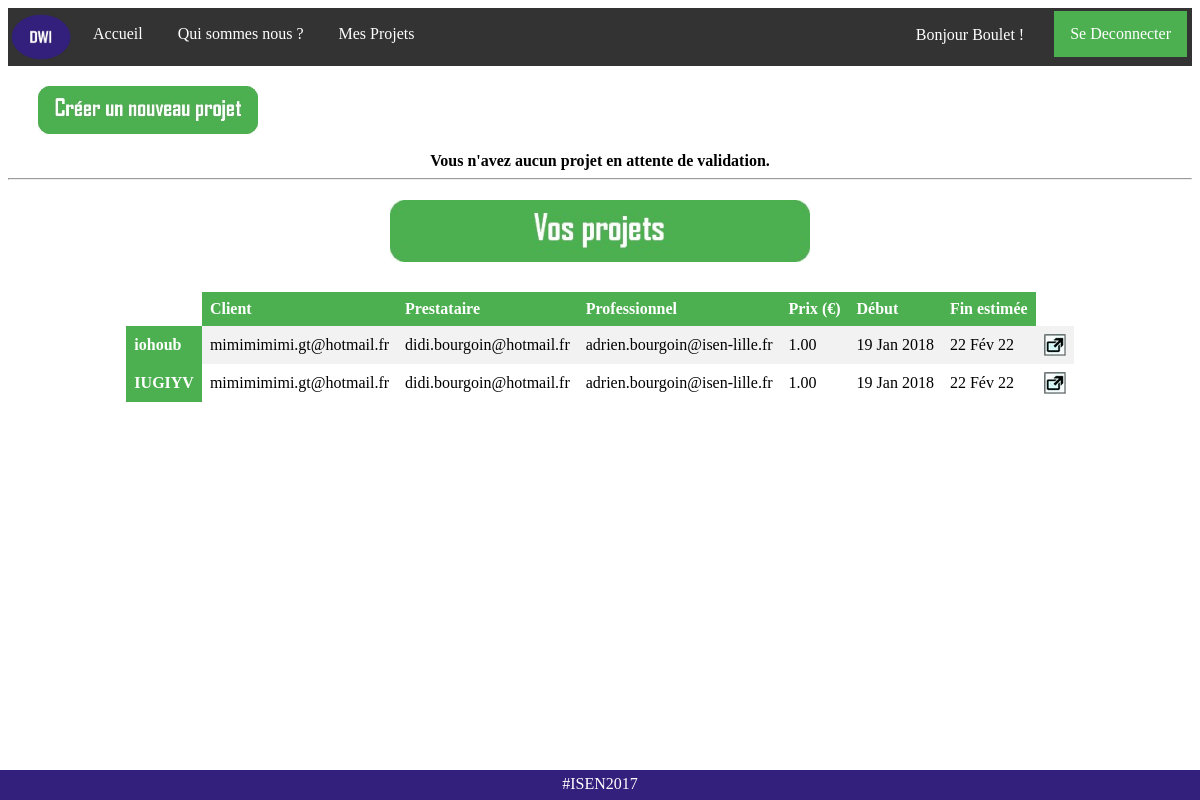
The page /connected (signed in) on the database its author committed.
### TheSafeDeal_NoAdmin/models.py (models this page shows, shortened)
class CustomUser(AbstractUser):
    typeUser = models.CharField(max_length=30, choices=TYPE_USER,null=False, blank=False)
    projet = models.CharField(max_length=32, blank=True)
    email = models.EmailField(verbose_name='email address',max_length=255,unique=True,)
    def get_projects_list(self):
    	if self.projet == "" :
    		return []
    	else:
    		result = self.projet.split(';')
    		result.remove("")
    		return result
    def get_validated_projects_list(self):
    	user_type = self.typeUser
    	projects_list = self.get_projects_list()
    	validated_projects = []
    	unvalidated_projects = []
    	if len(projects_list) == 0:
    		return [],[]
    	for key_project in projects_list:
    		if user_type == 'Prestataire':
    			if Projet.objects.get(key=key_project).isValidate_Prestataire :
    				validated_projects.append(Projet.objects.get(key=key_project))
    			elif not Projet.objects.get(key=key_project).isValidate_Prestataire :
    				unvalidated_projects.append(Projet.objects.get(key=key_project))
    		elif user_type == 'Professionnel':
    			if Projet.objects.get(key=key_project).isValidate_Professionnel :
    				validated_projects.append(Projet.objects.get(key=key_project))
    			elif not Projet.objects.get(key=key_project).isValidate_Professionnel :
    				unvalidated_projects.append(Projet.objects.get(key=key_project))
    		elif user_type == 'Client':
    			if Projet.objects.get(key=key_project).isValidate_Client :
    				validated_projects.append(Projet.objects.get(key=key_project))
    			elif not Projet.objects.get(key=key_project).isValidate_Client :
    				unvalidated_projects.append(Projet.objects.get(key=key_project))
    	return validated_projects,unvalidated_projects

class Projet(models.Model):
	titre = models.CharField(max_length=200)
	key = models.CharField(max_length=32, unique=True)
	prestataire = models.TextField(max_length=150, blank=True)
	client = models.TextField(max_length=150)
	professionnel = models.TextField(max_length=150)
	date_debut = models.DateTimeField(auto_now_add = True, auto_now=False)
	date_fin = models.DateTimeField(auto_now = False, blank = False)
	description = models.TextField()
	prix = models.DecimalField(max_digits=9, decimal_places=2)
	isValidate_Prestataire = models.BooleanField(default=False)
	isValidate_Professionnel = models.BooleanField(default=False)
	isValidate_Client = models.BooleanField(default=False)
	REQUIERED_FIELDS = []

### TheSafeDeal_NoAdmin/views.py (the view, shortened to what this page needs)
# urls.py: url(r'^connected$', views.connected, name='connected'),
def connected(request):
    user = request.user
    if user.is_authenticated() :
        utilisateur = CustomUser.objects.get(username=request.user)
        validated_projects = utilisateur.get_validated_projects_list()[0]
        unvalidated_projects = utilisateur.get_validated_projects_list()[1]
        if request.method == "POST":
            form = NewProjectForm(request.POST)
            if form.is_valid():
                cleaned_info = form.cleaned_data
                new_project = form.save(commit=False)
                new_project.key = get_random_string(length=32)
                new_project.date_debut = timezone.now()
                if utilisateur.email != cleaned_info['client'] and utilisateur.email != cleaned_info['professionnel'] and utilisateur.email != cleaned_info['prestataire'] :
                    error = "Vous ne pouvez pas créer un projet sans en faire partie! Voyons..."
                    return render(request, 'connected.html',{'form':form, 'error': error, 'validated_projects':validated_projects, 'unvalidated_projects':unvalidated_projects})
                if CustomUser.objects.filter(email = cleaned_info['client']).exists() and CustomUser.objects.filter(email = cleaned_info['professionnel']).exists():
                    if cleaned_info['prestataire'] == '':
                        cli = CustomUser.objects.get(email = cleaned_info['client'])
                        pro = CustomUser.objects.get(email = cleaned_info['professionnel'])
                        if cli.typeUser == 'Client' and pro.typeUser == 'Professionnel':
                            new_project.save()
                            cli.add_project(new_project.key)
                            pro.add_project(new_project.key)
                            os.mkdir(settings.MEDIA_ROOT+"/"+new_project.key)
                            return redirect(connected)
                        else:
                            error = "Oups! L'adresse email entrée du Professionnel ou Client ne correpond pas à la bonne personne!"
                            return render(request, 'connected.html',{'form':form, 'error': error, 'validated_projects':validated_projects, 'unvalidated_projects':unvalidated_projects})
                    else:
                        if CustomUser.objects.filter(email = cleaned_info['prestataire']).exists():
                            pre = CustomUser.objects.get(email = cleaned_info['prestataire'])
                            pro = CustomUser.objects.get(email = cleaned_info['professionnel'])
                            cli = CustomUser.objects.get(email = cleaned_info['client'])
                            if pre.typeUser == 'Prestataire' and pro.typeUser == 'Professionnel' and cli.typeUser == 'Client':
                                new_project.save()
                                pre.add_project(new_project.key)
                                pro.add_project(new_project.key)
                                cli.add_project(new_project.key)
                                os.mkdir(settings.MEDIA_ROOT+"/"+new_project.key)
                                return redirect(connected)
                            else:
                                error = "Oups! L'adresse email entrée du Professionnel ou Prestataire ou Client ne correpond pas à la bonne entité !"
                                return render(request, 'connected.html',{'form':form, 'error': error, 'validated_projects':validated_projects, 'unvalidated_projects':unvalidated_projects})
                        else:
                            error = "Le Prestataire n'est pas enregistré à cette adresse mail, veuillez réessayer."
                            return render(request, 'connected.html',{'form':form, 'error': error, 'validated_projects':validated_projects, 'unvalidated_projects':unvalidated_projects})
                else:
                    if not CustomUser.objects.filter(email = cleaned_info['client']).exists():
                        error = "Le Client n'est pas enregistré à cette adresse mail, veuillez recréer le projet."
                    elif not CustomUser.objects.filter(email = cleaned_info['professionnel']).exists():
                        error = "Le Professionnel n'est pas enregistré à cette adresse mail, veuillez recréer le projet."
                    return render(request, 'connected.html',{'form':form, 'error': error, 'validated_projects':validated_projects, 'unvalidated_projects':unvalidated_projects})
        else:
            form = NewProjectForm()
        return render(request, 'connected.html',{'form':form, 'user':request.user, 'validated_projects':validated_projects, 'unvalidated_projects':unvalidated_projects})
    else:
        form = NewProjectForm()
    return render(request, 'connected.html',{'form':form, 'user':request.user})

### TheSafeDeal_NoAdmin/templates/connected.html (shortened to what this page needs)
{% load staticfiles %}
<html>
<head>
        <link rel="stylesheet" href="{% static 'css/connected.css' %}" />
</head>
<body>
<ul>
  <li><img src="{% static 'img/logo.jpg' %}" title="Deal With It"></li>
  <li><a href="{% url 'home' %}">Accueil</a></li>
  <li><a href="{% url 'about' %}">Qui sommes nous ?</a></li>
  {% if user.is_authenticated %}
   <li><a href="{% url 'connected' %}">Mes Projets {{ use }}</a></li>
  {% endif %}
  {% if user.is_authenticated %}
  <li style="float:right;padding-right: 5px"><a class="active" href="{% url 'logout' %}">Se Deconnecter</a></li>
  <li style="float:right;padding-right: 30px;margin-top: 15px;color:white">Bonjour {{ user.username }} !</li>
  {% endif %}
</ul>
{% if user.is_authenticated %}
<div style="background-color: white;height: auto;padding-left: 30px;padding-top: 20px">
	<img src="{% static 'img/new_project.jpg' %}" class="new_project" onclick="display_form()"/>
</div>
<center>
{% if unvalidated_projects|length == 0 %}
<br />
<strong>Vous n'avez aucun projet en attente de validation.</strong>
{% endif %}
{% if validated_projects|length != 0 %}
<hr>
<div class="projet">
	<img src="{% static 'img/your_projects.jpg' %}" class="waiting_project"/>
	<table>
		<tr>
	     <td></td>
	     <th>Client</th>
	     <th>Prestataire</th>
	     <th>Professionnel</th>
	     <th>Prix (€)</th>
	     <th>Début</th>
	     <th>Fin estimée</th>
	    </tr>
		{% for projet in validated_projects %}
		<tr>
	     <th title={{ projet.description }}>{{ projet.titre }}</th>
	     <td>{{ projet.client }}</td>
	     <td>{{ projet.prestataire }}</td>
	     <td>{{ projet.professionnel }}</td>
	     <td>{{ projet.prix }}</td>
	     <td>{{ projet.date_debut|date:"d M Y" }}</td>
	     <td>{{ projet.date_fin|date:"d M Y" }}</td>
	     <td><a href="../project/{{ projet.key }}" target="_blank"><img src="{% static 'img/open.jpg' %}" title="Ouvrir la page du projet" class="open"/></a>
	     </td>
	    {% endfor %}
	</table>
</div>
<br />
{% endif %}
</center>
{% endif %}
<div class="footer">
  <p>#ISEN2017</p>
</div>
</html>

### TheSafeDeal_NoAdmin/static/css/connected.css (style rules this page uses)
ul { list-style-type: none; margin: 0; padding: 0; overflow: hidden; background-color: #333; }
li { float: left; padding-top: 3px; padding-bottom: 3px; padding-right: 3px; }
li a { display: block; color: white; text-align: center; padding: 14px 16px; text-decoration: none; }
li img { height: 46px; width: 60px; display: block; padding-left: 3px; padding-top: 3px; padding-bottom: 3px; padding-right: 3px; }
table { border-collapse: collapse; width: auto; position: relative; margin-top: 30px; margin-bottom: 30px }
th, td { text-align: left; padding: 8px; }
tr:nth-child(even) { background-color: #f2f2f2 }
th { background-color: #4CAF50; color: white; }
.active { background-color: #4CAF50; }
.new_project { border-collapse: collapse; width: 220px; height: auto; cursor: pointer; }
.open { cursor: pointer; }
.projet { background-color: white; height: auto; margin-top: 20px; width: 100% }
.waiting_project { position: relative; width: 420px; height: auto; }
.footer p { margin-top: 5px; font-family: calibri; }
.footer { position: fixed; left: 0; bottom: 0; width: 100%; background-color: #331f7c; color: white; text-align: center; height: 30px; }

### rows shown on the page
CustomUser: username "Boulet"
Projet: titre "iohoub", client "mimimimimi.gt@hotmail.fr", prestataire "didi.bourgoin@hotmail.fr", professionnel "adrien.bourgoin@isen-lille.fr", prix "1.00", date_debut "19 Jan 2018", date_fin "22 Fév 22"
Projet: titre "IUGIYV", client "mimimimimi.gt@hotmail.fr", prestataire "didi.bourgoin@hotmail.fr", professionnel "adrien.bourgoin@isen-lille.fr", prix "1.00", date_debut "19 Jan 2018", date_fin "22 Fév 22"
